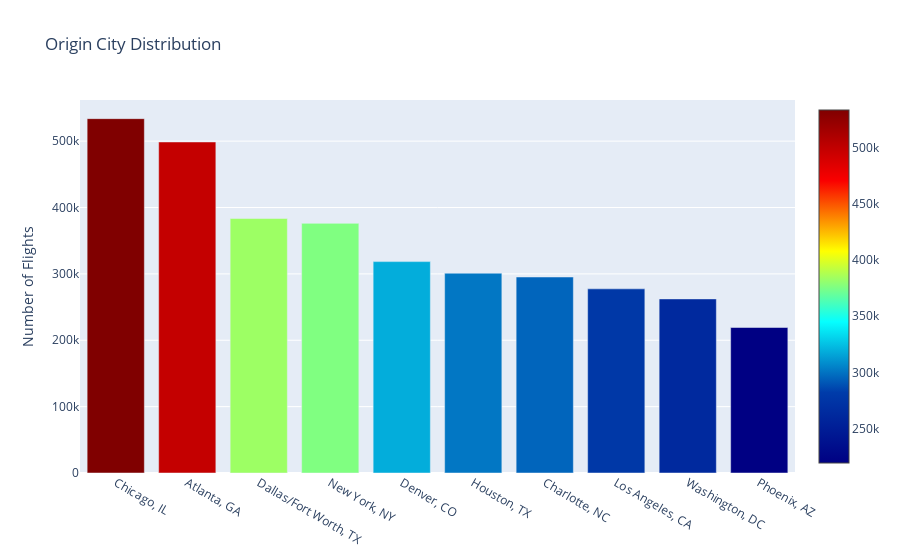

The cell this chart's notebook holds for it:
### Markdown cell above
D'après le graphique ci-dessus, nous savons que l'aéroport international de Chicago O'Hare est le plus fréquenté en 2019, suivi de l'aéroport international d'Atlanta Hartsfield.

### Code cell
# plotting departure city

df_c = df.ORIGIN_CITY_NAME.value_counts()[:10]

trace = go.Bar(
    x=df_c.index,
    y=df_c.values,
    marker=dict(
        color = df_c.values,
        colorscale='Jet',
        showscale=True
    )
)

data = [trace]
layout = go.Layout(
    title='Origin City Distribution', 
    yaxis = dict(title = 'Number of Flights')
)

fig = go.Figure(data=data, layout=layout)
py.iplot(fig)

### Figure 1 — Plotly figure (JSON) as saved in the notebook; plotly's stock layout.template omitted (floating-point values rounded to 4 significant figures)
{"data": [{"marker": {"color": [533869, 498732, 383408, 376121, 318490, 301037, 295284, 277441, 262277, 219193], "colorscale": [[0, "rgb(0,0,131)"], [0.2, "rgb(0,60,170)"], [0.4, "rgb(5,255,255)"], [0.6, "rgb(255,255,0)"], [0.8, "rgb(250,0,0)"], [1, "rgb(128,0,0)"]], "showscale": true}, "type": "bar", "x": ["Chicago, IL", "Atlanta, GA", "Dallas/Fort Worth, TX", "New York, NY", "Denver, CO", "Houston, TX", "Charlotte, NC", "Los Angeles, CA", "Washington, DC", "Phoenix, AZ"], "y": [533869, 498732, 383408, 376121, 318490, 301037, 295284, 277441, 262277, 219193]}], "layout": {"title": {"text": "Origin City Distribution"}, "yaxis": {"title": {"text": "Number of Flights"}}}}
